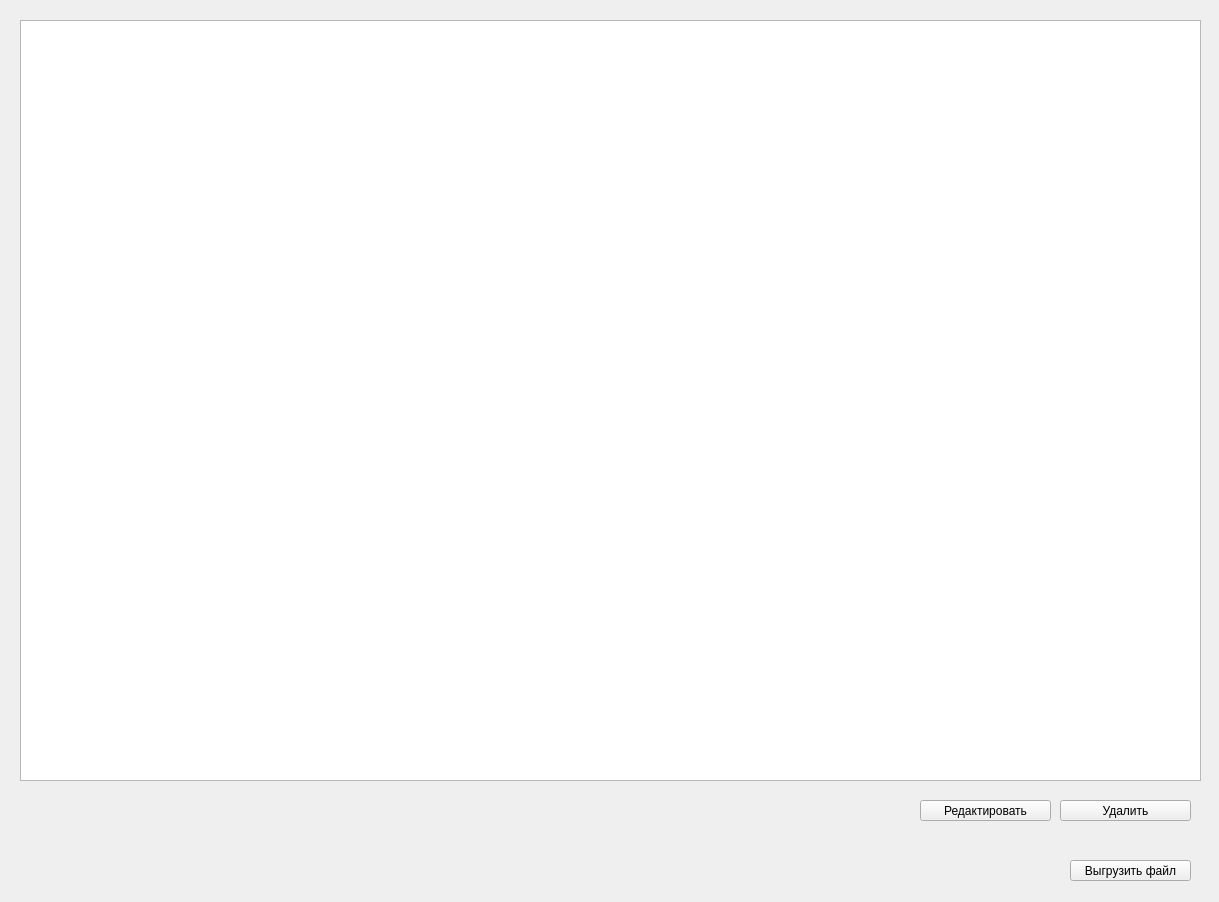
<?xml version="1.0" encoding="UTF-8"?>
<ui version="4.0">
 <class>RecordsEdit</class>
 <widget class="QWidget" name="RecordsEdit">
  <property name="geometry">
   <rect>
    <x>0</x>
    <y>0</y>
    <width>1219</width>
    <height>902</height>
   </rect>
  </property>
  <property name="windowTitle">
   <string>Form</string>
  </property>
  <widget class="QTableView" name="tableView">
   <property name="geometry">
    <rect>
     <x>20</x>
     <y>20</y>
     <width>1181</width>
     <height>761</height>
    </rect>
   </property>
  </widget>
  <widget class="QPushButton" name="pushButton">
   <property name="geometry">
    <rect>
     <x>920</x>
     <y>800</y>
     <width>131</width>
     <height>21</height>
    </rect>
   </property>
   <property name="text">
    <string>Редактировать</string>
   </property>
  </widget>
  <widget class="QPushButton" name="pushButton_2">
   <property name="geometry">
    <rect>
     <x>1060</x>
     <y>800</y>
     <width>131</width>
     <height>21</height>
    </rect>
   </property>
   <property name="text">
    <string>Удалить</string>
   </property>
  </widget>
  <widget class="QPushButton" name="pushButton_3">
   <property name="geometry">
    <rect>
     <x>1070</x>
     <y>860</y>
     <width>121</width>
     <height>21</height>
    </rect>
   </property>
   <property name="text">
    <string>Выгрузить файл</string>
   </property>
  </widget>
 </widget>
 <resources/>
 <connections/>
</ui>
